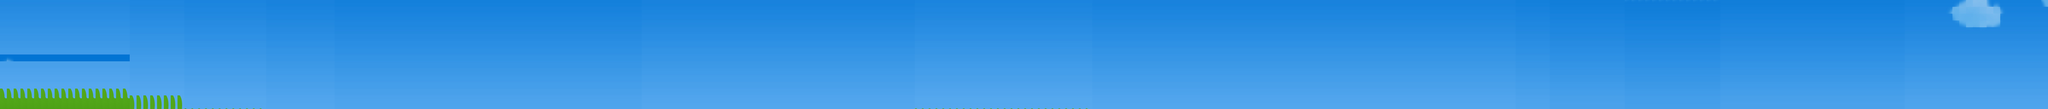

A 2D game scene composited from a Tiled map and its tileset images. What follows is a short description and the map's XML, with each tile layer's data collapsed to a summary:
An orthogonal 300x16 tile map with 16x16 px tiles, 1 tile layer (Rutelag 1).

<map version="1.8" tiledversion="1.8.4" orientation="orthogonal" renderorder="right-down" width="300" height="16" tilewidth="16" tileheight="16" infinite="0" nextlayerid="2" nextobjectid="1">
 <tileset firstgid="1" source="bg.tsx" />
 <layer id="1" name="Rutelag 1" width="300" height="16">
  <data>[4800 cells, 4800 non-empty, 345 distinct tile ids]</data>
 </layer>
</map>